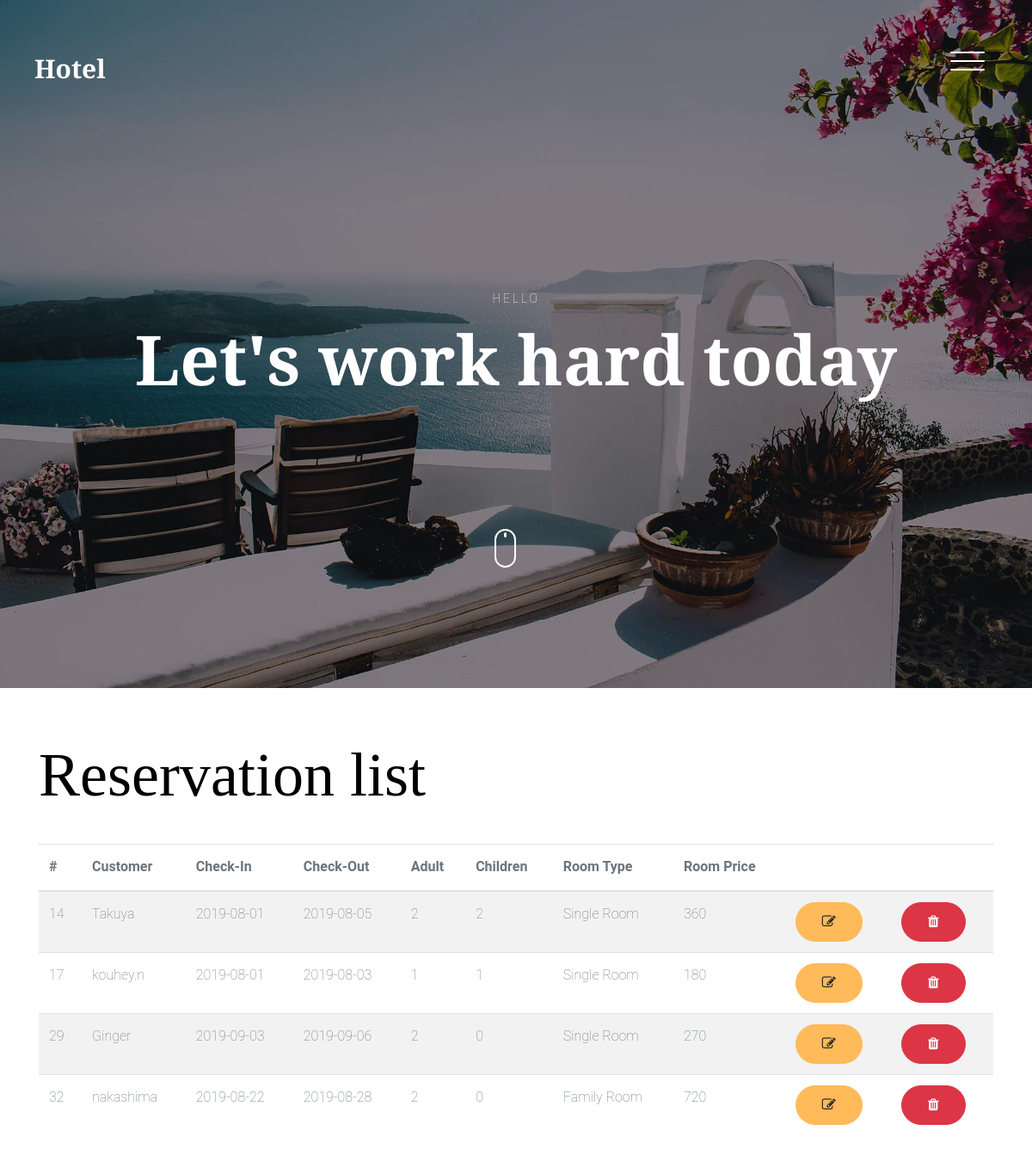
The app's page /adomin/reservation_table.php (signed in) with its own data.
### tables this page shows
CREATE TABLE `Reservation` (
  `reservation_id` int(11) NOT NULL,
  `reservation_customer_id` int(11) NOT NULL,
  `reservation_check_in` date NOT NULL,
  `reservation_check_out` date NOT NULL,
  `reservation_adult` int(11) NOT NULL,
  `reservation_children` int(11) NOT NULL,
  `reservation_room_name` varchar(50) NOT NULL
);

CREATE TABLE `Customer` (
  `customer_id` int(11) NOT NULL,
  `customer_name` varchar(50) NOT NULL,
  `customer_phone` varchar(50) NOT NULL,
  `customer_mail` varchar(50) NOT NULL,
  `customer_password` varchar(50) NOT NULL,
  `customer_address` varchar(50) NOT NULL,
  `customer_gender` varchar(11) NOT NULL,
  `customer_age` int(11) NOT NULL
);

CREATE TABLE `Room` (
  `room_id` int(11) NOT NULL,
  `room_name` varchar(50) NOT NULL,
  `room_price` decimal(10,2) NOT NULL
);

### classes/Connection.php (called while the page is built, shortened)
<?php
    class Database{
        private $servername = "localhost";
        private $username = "root";
        private $password = "";
        private $database = "Hotel";
        public function __construct()
        {
            $this->conn = new mysqli($this->servername,$this->username,$this->password,$this->database);
            return $this->conn;
        }
    }
?>

### classes/customer.php (called while the page is built, shortened)
<?php
    require 'Connection.php';
    class Reservation extends Database{
        public function displayReservation(){
            $sql = "SELECT * FROM Reservation JOIN Customer ON Reservation.reservation_customer_id = Customer.customer_id JOIN Room ON Room.room_name = Reservation.reservation_room_name";
            $result = $this->conn->query($sql);
            $rows = array();
            while($row = $result->fetch_assoc()){
                $rows[] = $row;
            }
            return $rows;
        }
    }
?>

### adomin/reservation_table.php (the view, shortened to what this page needs)
<?php
    require '../classes/customer.php';
    $reservation = new Reservation;
    $reservations = $reservation->displayReservation();
?>
<!DOCTYPE HTML>
<html>
  <head>
    <link rel="stylesheet" href="../css/bootstrap.min.css">
    <link rel="stylesheet" href="../css/animate.css">
    <link rel="stylesheet" href="../css/owl.carousel.min.css">
    <link rel="stylesheet" href="../css/aos.css">
    <link rel="stylesheet" href="../css/bootstrap-datepicker.css">
    <link rel="stylesheet" href="../css/jquery.timepicker.css">
    <link rel="stylesheet" href="../css/fancybox.min.css">
    <link rel="stylesheet" href="../fonts/ionicons/css/ionicons.min.css">
    <link rel="stylesheet" href="../fonts/fontawesome/css/font-awesome.min.css">
    <link rel="stylesheet" href="../css/style.css">
  </head>
  <body>
    <header class="site-header js-site-header">
      <div class="container-fluid">
        <div class="row align-items-center">
          <div class="col-6 col-lg-4 site-logo" data-aos="fade"><a href="index.php">Hotel</a></div>
          <div class="col-6 col-lg-8">
            <div class="site-menu-toggle js-site-menu-toggle"  data-aos="fade">
              <span></span>
              <span></span>
              <span></span>
            </div>
          </div>
        </div>
      </div>
    </header>
    <section class="site-hero overlay" style="background-image: url(../images/hero_4.jpg)" data-stellar-background-ratio="0.5">
      <div class="container">
        <div class="row site-hero-inner justify-content-center align-items-center">
          <div class="col-md-10 text-center" data-aos="fade-up">
            <span class="custom-caption text-uppercase text-white d-block  mb-3">Hello</span>
            <h1 class="heading">Let's work hard today</h1>
          </div>
        </div>
      </div>
      <a class="mouse smoothscroll" href="#next">
        <div class="mouse-icon">
          <span class="mouse-wheel"></span>
        </div>
      </a>
    </section>
    <br>
            <br>
     <body>
    <div class="container">
        <table class="table table-striped">
            <h1 class="display-3"> Reservation list</h1>
            <br>
            <thead class="tect-dark">
                <th>#</th>
                <th>Customer</th>
                <th>Check-In</th>
                <th>Check-Out</th>
                <th>Adult</th>
                <th>Children</th>
                <th>Room Type</th>
                <th>Room Price</th>
                <th></th>
                <th></th>
            </thead>
            <tbody>
            <?php
                    function day_diff($date1, $date2) {
                      $timestamp1 = strtotime($date1);
                      $timestamp2 = strtotime($date2);
                      $seconddiff = abs($timestamp2 - $timestamp1);
                      $daydiff = $seconddiff / (60 * 60 * 24);
                      return $daydiff;
                    }
                    foreach($reservations as $key=>$values){
                        echo "<tr>";
                            echo "<td>".$values['reservation_id']."</td>";
                            echo "<td>".$values['customer_name']."</td>";
                            echo "<td>".$values['reservation_check_in']."</td>";
                            echo "<td>".$values['reservation_check_out']."</td>";
                            echo "<td>".$values['reservation_adult']."</td>";
                            echo "<td>".$values['reservation_children']."</td>";
                            echo "<td>".$values['reservation_room_name']."</td>";
                            $stay_days = day_diff($values['reservation_check_in'], $values['reservation_check_out']);
                            $total_price = $stay_days * $values['room_price'];
                            echo "<td>".$total_price."</td>";
                            echo "<td><a href='reservation_edit.php?id=".$values['reservation_id']."' class='btn btn-warning'><i class = 'fa fa-edit'></i></a></td>";
                            echo "<td><a href='reservation_cansell.php?id=".$values['reservation_id']."' class='btn btn-danger'><i class = 'fa fa-trash'></i></a></td>";
                        echo "</tr>";
                    }
                ?>
            </tbody>
          </div>
  </body>
</html>

### css/style.css (style rules this page uses)
body { background: #fff; font-family: "Roboto", arial, sans-serif; font-weight: 200; font-size: 16px; line-height: 1.8; color: #6c757d; position: relative; }
a { -webkit-transition: .3s all ease; -o-transition: .3s all ease; transition: .3s all ease; text-decoration: none; }
h1, h2, h3, h4, h5 { color: #000; font-family: "Playfair Display", times, serif; }
.container-fluid { max-width: 1600px; }
.btn { padding-left: 30px; padding-right: 30px; padding-top: 10px; padding-bottom: 10px; border-radius: 50px; }
.btn, .form-control { outline: none; -webkit-box-shadow: none !important; box-shadow: none !important; }
.site-header { position: fixed; top: 0; width: 100%; padding: 60px 0; z-index: 2; -webkit-transition: .3s all ease-in-out; -o-transition: .3s all ease-in-out; transition: .3s all ease-in-out; }
.site-logo { padding-left: 40px; }
.site-logo a { font-size: 30px; color: #fff; font-weight: bold; line-height: 1; font-family: "Playfair Display", times, serif; }
.site-hero { background-size: cover; height: 100vh; min-height: 700px; width: 100%; position: relative; }
.site-hero .heading { font-family: "Playfair Display", times, serif; font-weight: bold; }
.site-hero.overlay:before { background: rgba(0, 0, 0, 0.45); content: ""; position: absolute; height: 100vh; min-height: 700px; top: 0; left: 0; bottom: 0; right: 0; }
.site-hero-inner { height: 100vh; min-height: 700px; }
.site-hero-inner .heading { font-size: 80px; font-family: "Playfair Display", times, serif; color: #fff; line-height: 1; font-weight: bold; }
.site-menu-toggle { top: 0; float: right; width: 40px; height: 45px; position: relative; margin: 0px auto; z-index: 200; -webkit-transform: rotate(0deg); -moz-transform: rotate(0deg); -o-transform: rotate(0deg); -ms-transform: rotate(0deg); transform: rotate(0deg); -webkit-transition: .5s ease-in-out; -moz-transition: .5s ease-in-out; -o-transition: .5s ease-in-out; transition: .5s ease-in-out; cursor: pointer; margin-right: 40px; }
.site-menu-toggle span { display: block; position: absolute; height: 2px; width: 100%; background: #fff; border-radius: 9px; opacity: 1; left: 0; -webkit-transform: rotate(0deg); -moz-transform: rotate(0deg); -o-transform: rotate(0deg); -ms-transform: rotate(0deg); transform: rotate(0deg); -webkit-transition: .25s ease-in-out; -moz-transition: .25s ease-in-out; -o-transition: .25s ease-in-out; transition: .25s ease-in-out; }
.site-menu-toggle span:nth-child(1) { top: 0px; }
.site-menu-toggle span:nth-child(2) { top: 10px; }
.site-menu-toggle span:nth-child(3) { top: 20px; }
.heading-serif, .heading, .testimonial-section .heading, .slider-section .heading, .blog-post-entry .heading { font-size: 60px; font-family: "Playfair Display", times, serif; font-weight: 700; }
.mouse { width: 100px; display: inline-block; position: absolute; left: 50%; bottom: 140px; z-index: 1; -webkit-transform: translateX(-25%); -ms-transform: translateX(-25%); transform: translateX(-25%); }
.mouse-icon { width: 25px; height: 45px; border: 2px solid white; border-radius: 15px; cursor: pointer; position: relative; text-align: center; }
.mouse-wheel { height: 6px; margin: 2px auto 0; display: block; width: 3px; background-color: white; border-radius: 50%; -webkit-animation: 1.6s ease infinite wheel-up-down; -moz-animation: 1.6s ease infinite wheel-up-down; animation: 1.6s ease infinite wheel-up-down; }
.custom-caption { font-size: 14px; letter-spacing: .2em; }

### records on screen
reservation: reservation_id "14", customer.customer_name "Takuya", reservation_check_in "2019-08-01", reservation_check_out "2019-08-05", reservation_adult "2", reservation_children "2", reservation_room_name "Single Room", total_price "360"
reservation: reservation_id "17", customer.customer_name "kouhey.n", reservation_check_in "2019-08-01", reservation_check_out "2019-08-03", reservation_adult "1", reservation_children "1", reservation_room_name "Single Room", total_price "180"
reservation: reservation_id "29", customer.customer_name "Ginger", reservation_check_in "2019-09-03", reservation_check_out "2019-09-06", reservation_adult "2", reservation_children "0", reservation_room_name "Single Room", total_price "270"
reservation: reservation_id "32", customer.customer_name "nakashima", reservation_check_in "2019-08-22", reservation_check_out "2019-08-28", reservation_adult "2", reservation_children "0", reservation_room_name "Family Room", total_price "720"
